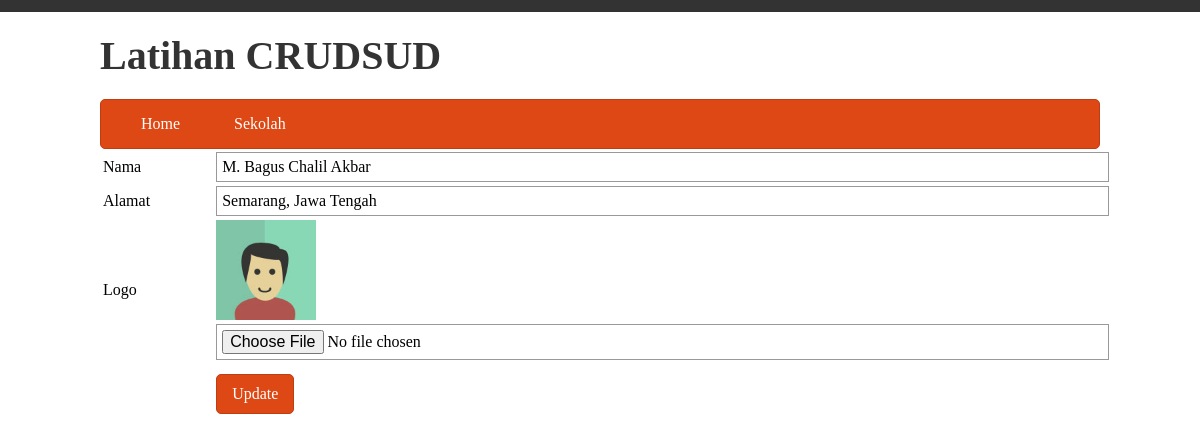
Page /index.php?p=sekolah&m=edit&id=25 on the committed database.
### tables this page shows
CREATE TABLE `sekolah` (
  `id` int(11) NOT NULL AUTO_INCREMENT,
  `nama` varchar(255) NOT NULL,
  `alamat` text NOT NULL,
  `logo` varchar(255) NOT NULL,
  PRIMARY KEY (`id`)
);

### conf.php (called while the page is built, shortened)
<?php
function get($val){
    return
    isset($_GET[$val])?htmlspecialchars($_GET[$val]):null;
}
function post($val){
    return
    isset($_POST[$val])?htmlspecialchars($_POST[$val]):  null;
} function inc($val){
    include file_exists($val.'.php')?$val.'.php':'nofile.php';
}
?>

### tampilan/sekolah/edit.php (the view, shortened to what this page needs)
<?php
$hasil = $koneksi->prepare("SELECT * FROM sekolah WHERE id = '".get('id')."'");
$hasil->execute();
$data = $hasil->fetch(PDO::FETCH_ASSOC);
?>
<!DOCTYPE html>
<html lang="en">
<head>
</head>
<body>
    <form method="POST" action="proses/sekolah/update.php" enctype="multipart/form-data">
        <table>
            <tr>
                <td>Nama</td>
                <td><input type="text" name="nama" value="<?php echo $data['nama'];?>"></td>
            </tr>
                <tr>
                <td>Alamat</td>
                <td><input type="text" name="alamat" value="<?php echo $data['alamat'];?>"></td>
            </tr>
            <tr>
                <td>Logo</td>
                <td>
                    <img class="img-small" src="assets/<?php echo $data['logo'];?>">
                    <input type="file" name="logo">
                </td>
            </tr>
            <tr>
                <td></td>
                <td><button type="submit">Update</button></td>
            </tr>
        </table>
    </form>
</body>
</html>

### assets/css/css.css (style rules this page uses)
* { outline: none; }
body { margin: 0; font-family: Candara; }
button,.btn { background: #dd4814; border:1px solid #bf3e11; border-radius: 5px; padding: 10px 15px; color:white; display: inline-block; margin: 10px 0; font-family: Candara; font-size: 12pt; }
.img-small { max-width: 100px; max-height: 100px; }
table { width: 100%; }
input { font-size: 12pt; font-family: Candara; padding: 5px; width: 100%; border:1px solid #999; }

### rows in the picture
sekolah: nama "M. Bagus Chalil Akbar", alamat "Semarang, Jawa Tengah", logo (picture)
